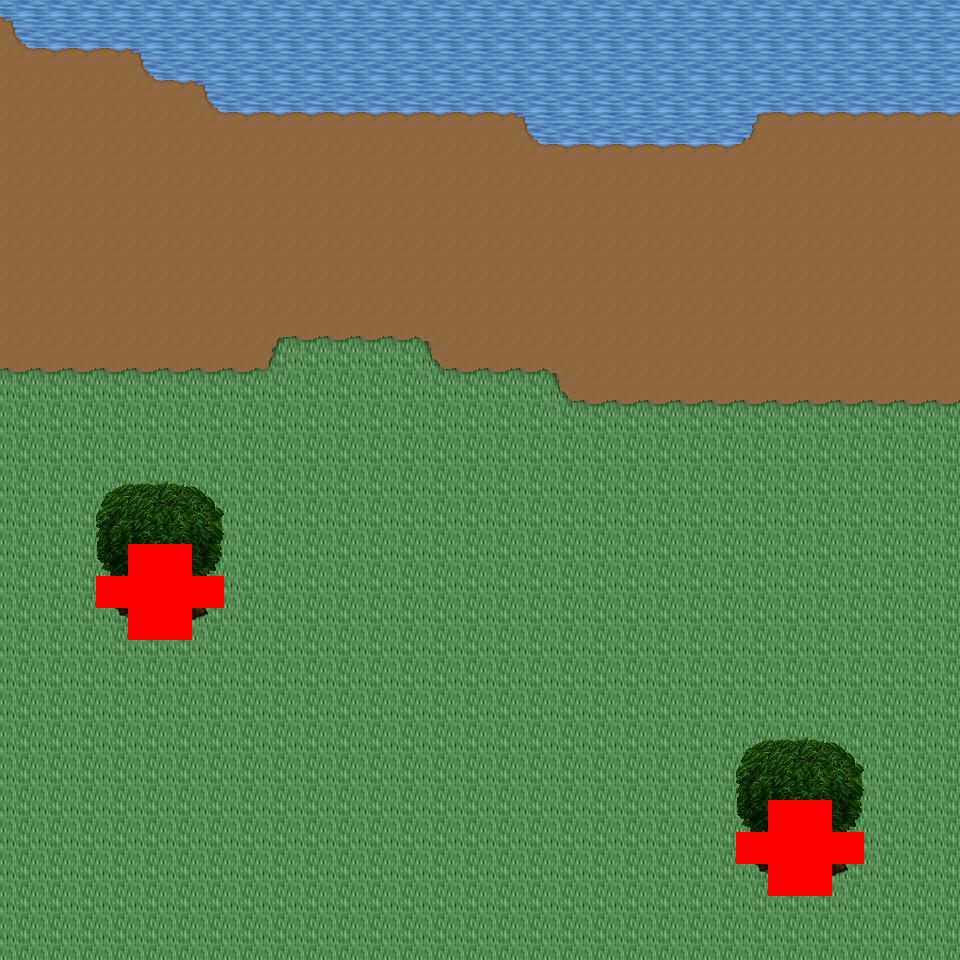

Below is a game level as drawn by its tile map, then a one-line description and the .tmx that defines it (tile-layer data replaced by summaries):
An orthogonal 30x30 tile map with 32x32 px tiles, 6 tile layers (Ground, Object, Object2, Above, ...), 29 tilesets and 4 objects (4x mapExit).

<map version="1.0" orientation="orthogonal" renderorder="right-down" width="30" height="30" tilewidth="32" tileheight="32" nextobjectid="5">
  <tileset firstgid="1" name="tileset_logic_collision" tilewidth="32" tileheight="32" tilecount="1" columns="1">
    <image source="../drawable/tileset_logic_collision.png" width="32" height="32" />
  </tileset>
  <tileset firstgid="2" name="tileset_ground_ground" tilewidth="32" tileheight="32" tilecount="33" columns="3">
    <image source="../drawable/tileset_ground_ground.png" width="96" height="352" />
  </tileset>
  <tileset firstgid="35" name="tileset_building_castle" tilewidth="32" tileheight="32" tilecount="320" columns="20">
    <image source="../drawable/tileset_building_castle.png" width="640" height="512" />
  </tileset>
  <tileset firstgid="355" name="tileset_ground_grass_corners" tilewidth="32" tileheight="32" tilecount="24" columns="6">
    <image source="../drawable/tileset_ground_grass_corners.png" width="192" height="128" />
  </tileset>
  <tileset firstgid="379" name="tileset_ground_grass_edges" tilewidth="32" tileheight="32" tilecount="36" columns="12">
    <image source="../drawable/tileset_ground_grass_edges.png" width="384" height="96" />
  </tileset>
  <tileset firstgid="415" name="tileset_ground_water_pool" tilewidth="32" tileheight="32" tilecount="72" columns="3">
    <image source="../drawable/tileset_ground_water_pool.png" width="96" height="768" />
  </tileset>
  <tileset firstgid="487" name="tileset_ground_earth_edges" tilewidth="32" tileheight="32" tilecount="18" columns="6">
    <image source="../drawable/tileset_ground_earth_edges.png" width="192" height="96" />
  </tileset>
  <tileset firstgid="505" name="tileset_item_weapon_cannon" tilewidth="32" tileheight="32" tilecount="12" columns="3">
    <image source="../drawable/tileset_item_weapon_cannon.png" width="96" height="128" />
  </tileset>
  <tileset firstgid="517" name="tileset_item_pot_barrels_1" tilewidth="32" tileheight="32" tilecount="8" columns="4">
    <image source="../drawable/tileset_item_pot_barrels_1.png" width="128" height="64" />
  </tileset>
  <tileset firstgid="525" name="tileset_ground_cobbled_paving" tilewidth="32" tileheight="32" tilecount="1" columns="1">
    <image source="../drawable/tileset_ground_cobbled_paving.png" width="32" height="32" />
  </tileset>
  <tileset firstgid="526" name="tileset_ground_ridge_earth_pale" tilewidth="32" tileheight="32" tilecount="96" columns="12">
    <image source="../drawable/tileset_ground_ridge_earth_pale.png" width="384" height="256" />
  </tileset>
  <tileset firstgid="622" name="tileset_plant_bushes_and_trees" tilewidth="32" tileheight="32" tilecount="144" columns="16">
    <image source="../drawable/tileset_plant_bushes_and_trees.png" width="512" height="289" />
  </tileset>
  <tileset firstgid="766" name="tileset_plant_bush_leafy_2" tilewidth="32" tileheight="32" tilecount="12" columns="6">
    <image source="../drawable/tileset_plant_bush_leafy_2.png" width="192" height="64" />
  </tileset>
  <tileset firstgid="778" name="tileset_plant_bush_flowering" tilewidth="32" tileheight="32" tilecount="72" columns="8">
    <image source="../drawable/tileset_plant_bush_flowering.png" width="256" height="288" />
  </tileset>
  <tileset firstgid="850" name="tileset_plant_stump_small_stump" tilewidth="32" tileheight="32" tilecount="4" columns="2">
    <image source="../drawable/tileset_plant_stump_small_stump.png" width="64" height="64" />
  </tileset>
  <tileset firstgid="854" name="tileset_plant_tree_fall_trees" tilewidth="32" tileheight="32" tilecount="40" columns="8">
    <image source="../drawable/tileset_plant_tree_fall_trees.png" width="256" height="160" />
  </tileset>
  <tileset firstgid="894" name="tileset_logic_creature_animal" tilewidth="32" tileheight="32" tilecount="32" columns="8">
    <image source="../drawable/tileset_logic_creature_animal.png" width="256" height="128" />
  </tileset>
  <tileset firstgid="926" name="tileset_logic_creature_rodent" tilewidth="32" tileheight="32" tilecount="8" columns="8">
    <image source="../drawable/tileset_logic_creature_rodent.png" width="256" height="32" />
  </tileset>
  <tileset firstgid="934" name="tileset_plant_vine" tilewidth="32" tileheight="32" tilecount="3" columns="1">
    <image source="../drawable/tileset_plant_vine.png" width="32" height="96" />
  </tileset>
  <tileset firstgid="937" name="tileset_building_cottage" tilewidth="32" tileheight="32" tilecount="256" columns="16">
    <image source="../drawable/tileset_building_cottage.png" width="512" height="512" />
  </tileset>
  <tileset firstgid="1193" name="tileset_building_roof_thatched_roof" tilewidth="32" tileheight="32" tilecount="256" columns="16">
    <image source="../drawable/tileset_building_roof_thatched_roof.png" width="512" height="512" />
  </tileset>
  <tileset firstgid="1449" name="tileset_building_window_windows" tilewidth="32" tileheight="32" tilecount="256" columns="16">
    <image source="../drawable/tileset_building_window_windows.png" width="512" height="512" />
  </tileset>
  <tileset firstgid="1705" name="tileset_building_door_doors" tilewidth="32" tileheight="32" tilecount="256" columns="16">
    <image source="../drawable/tileset_building_door_doors.png" width="512" height="512" />
  </tileset>
  <tileset firstgid="1961" name="tileset_building_fence_fence_wooden" tilewidth="32" tileheight="32" tilecount="12" columns="3">
    <image source="../drawable/tileset_building_fence_fence_wooden.png" width="96" height="128" />
  </tileset>
  <tileset firstgid="1973" name="tileset_ground_ground_3" tilewidth="32" tileheight="32" tilecount="5" columns="5">
    <image source="../drawable/tileset_ground_ground_3.png" width="160" height="32" />
  </tileset>
  <tileset firstgid="1978" name="tileset_plant_tree_tree_darkgreen" tilewidth="32" tileheight="32" tilecount="88" columns="8">
    <image source="../drawable/tileset_plant_tree_tree_darkgreen.png" width="256" height="352" />
  </tileset>
  <tileset firstgid="2066" name="tileset_logic_portal" tilewidth="32" tileheight="32" tilecount="24" columns="8">
    <image source="../drawable/tileset_logic_portal.png" width="256" height="96" />
  </tileset>
  <tileset firstgid="2090" name="tileset_building_decoration_magician_banner" tilewidth="32" tileheight="32" tilecount="3" columns="3">
    <image source="../drawable/tileset_building_decoration_magician_banner.png" width="96" height="32" />
  </tileset>
  <tileset firstgid="2093" name="tileset_ground_ladder_vertical_dark" tilewidth="32" tileheight="32" tilecount="3" columns="3">
    <image source="../drawable/tileset_ground_ladder_vertical_dark.png" width="96" height="32" />
  </tileset>
  <layer name="Ground" width="30" height="30">
    <data>[900 cells, 900 non-empty, 3 distinct tile ids]</data>
  </layer>
  <layer name="Object" width="30" height="30">
    <data>[900 cells, 84 non-empty, 18 distinct tile ids]</data>
  </layer>
  <layer name="Object2" width="30" height="30">
    <data>[900 cells, 0 non-empty, 0 distinct tile ids]</data>
  </layer>
  <layer name="Above" width="30" height="30">
    <data>[900 cells, 24 non-empty, 12 distinct tile ids]</data>
  </layer>
  <layer name="Above2" width="30" height="30">
    <data>[900 cells, 0 non-empty, 0 distinct tile ids]</data>
  </layer>
  <layer name="Walkable" width="30" height="30">
    <data>[900 cells, 16 non-empty, 1 distinct tile ids]</data>
  </layer>
  <objectgroup name="MapEvents">
    <object id="1" name="north" type="mapExit" x="0" y="0" width="960" height="32">
      <properties>
        <property name="map" value="level_0_x36_y78" />
        <property name="x" value="0" />
        <property name="y" value="28" />
      </properties>
    </object>
    </objectgroup>
</map>
<!-- 3 of 4 objects omitted -->
